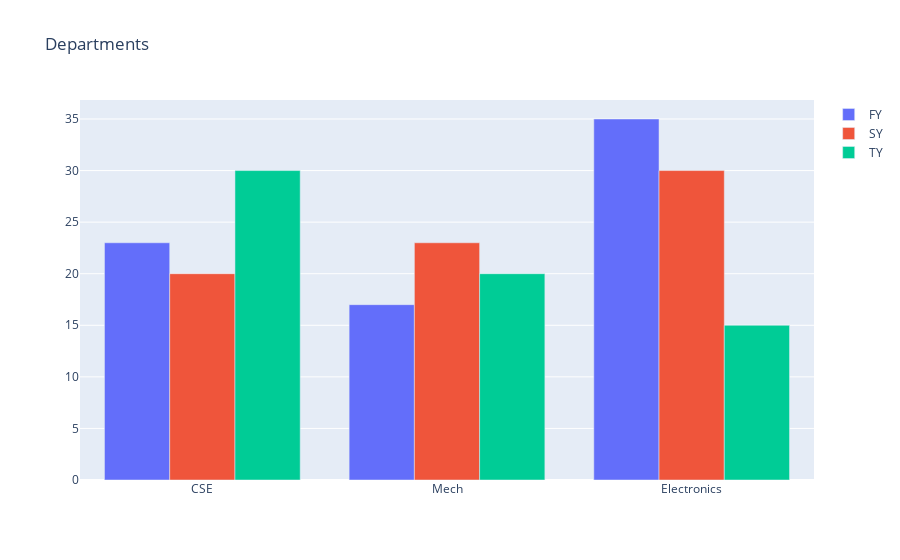

Write notebook code for a chart like this one.
### Code cell
branches = ['CSE', 'Mech', 'Electronics']

fy = [23,17,35]
sy = [20, 23, 30]
ty = [30,20,15]

trace1 = go.Bar(
   x = branches,
   y = fy,
   name = 'FY'
)
trace2 = go.Bar(
   x = branches,
   y = sy,
   name = 'SY'
)
trace3 = go.Bar(
   x = branches,
   y = ty,
   name = 'TY'
)

data = [trace1, trace2, trace3]
layout = go.Layout(barmode = 'group', title='Departments')
fig = go.Figure(data = data, layout = layout)
fig.show()

### Figure 1 — Plotly figure (JSON) as saved in the notebook; plotly's stock layout.template omitted (floating-point values rounded to 4 significant figures)
{"data": [{"name": "FY", "type": "bar", "x": ["CSE", "Mech", "Electronics"], "y": [23, 17, 35]}, {"name": "SY", "type": "bar", "x": ["CSE", "Mech", "Electronics"], "y": [20, 23, 30]}, {"name": "TY", "type": "bar", "x": ["CSE", "Mech", "Electronics"], "y": [30, 20, 15]}], "layout": {"barmode": "group", "title": {"text": "Departments"}}}
